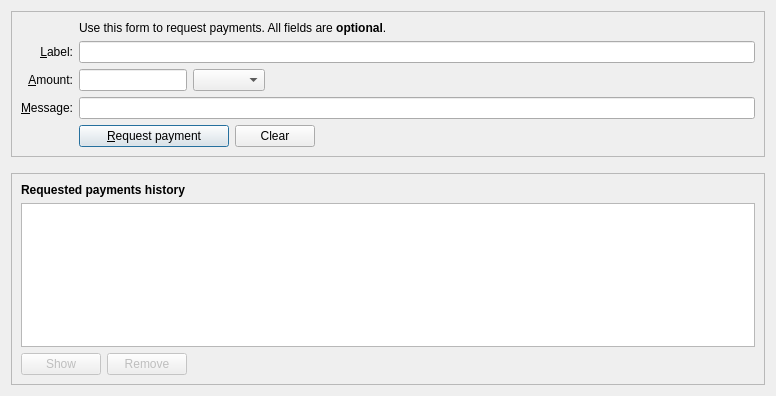
<?xml version="1.0" encoding="UTF-8"?>
<ui version="4.0">
 <class>ReceiveCoinsDialog</class>
 <widget class="QDialog" name="ReceiveCoinsDialog">
  <property name="geometry">
   <rect>
    <x>0</x>
    <y>0</y>
    <width>776</width>
    <height>396</height>
   </rect>
  </property>
  <layout class="QVBoxLayout" name="verticalLayout" stretch="0,0,1">
   <item>
    <widget class="QFrame" name="frame2">
     <property name="sizePolicy">
      <sizepolicy hsizetype="Preferred" vsizetype="Expanding">
       <horstretch>0</horstretch>
       <verstretch>0</verstretch>
      </sizepolicy>
     </property>
     <property name="frameShape">
      <enum>QFrame::StyledPanel</enum>
     </property>
     <property name="frameShadow">
      <enum>QFrame::Sunken</enum>
     </property>
     <layout class="QVBoxLayout" name="verticalLayout_3">
      <item>
       <layout class="QGridLayout" name="gridLayout">
        <item row="5" column="0">
         <widget class="QLabel" name="label">
          <property name="toolTip">
           <string>An optional amount to request. Leave this empty or zero to not request a specific amount.</string>
          </property>
          <property name="text">
           <string>&amp;Amount:</string>
          </property>
          <property name="alignment">
           <set>Qt::AlignRight|Qt::AlignTrailing|Qt::AlignVCenter</set>
          </property>
          <property name="buddy">
           <cstring>reqAmount</cstring>
          </property>
         </widget>
        </item>
        <item row="6" column="0">
         <widget class="QLabel" name="label_3">
          <property name="toolTip">
           <string>An optional message to attach to the payment request, which will be displayed when the request is opened. Note: The message will not be sent with the payment over the BTX network.</string>
          </property>
          <property name="text">
           <string>&amp;Message:</string>
          </property>
          <property name="alignment">
           <set>Qt::AlignRight|Qt::AlignTrailing|Qt::AlignVCenter</set>
          </property>
          <property name="buddy">
           <cstring>reqMessage</cstring>
          </property>
         </widget>
        </item>
        <item row="4" column="2">
         <widget class="QLineEdit" name="reqLabel">
          <property name="toolTip">
           <string>An optional label to associate with the new receiving address (used by you to identify an invoice).  It is also attached to the payment request.</string>
          </property>
         </widget>
        </item>
        <item row="2" column="2">
         <widget class="QLabel" name="label_5">
          <property name="text">
           <string>Use this form to request payments. All fields are &lt;b&gt;optional&lt;/b&gt;.</string>
          </property>
         </widget>
        </item>
        <item row="4" column="0">
         <widget class="QLabel" name="label_2">
          <property name="toolTip">
           <string>An optional label to associate with the new receiving address.</string>
          </property>
          <property name="text">
           <string>&amp;Label:</string>
          </property>
          <property name="alignment">
           <set>Qt::AlignRight|Qt::AlignTrailing|Qt::AlignVCenter</set>
          </property>
          <property name="buddy">
           <cstring>reqLabel</cstring>
          </property>
         </widget>
        </item>
        <item row="6" column="2">
         <widget class="QLineEdit" name="reqMessage">
          <property name="toolTip">
           <string>An optional message that is attached to the payment request and may be displayed to the sender.</string>
          </property>
         </widget>
        </item>
        <item row="7" column="2">
         <layout class="QHBoxLayout" name="horizontalLayout">
          <item>
           <widget class="QPushButton" name="receiveButton">
            <property name="minimumSize">
             <size>
              <width>150</width>
              <height>0</height>
             </size>
            </property>
            <property name="text">
             <string>&amp;Request payment</string>
            </property>
            <property name="icon">
             <iconset resource="../bitcoin.qrc">
              <normaloff>:/icons/receiving_addresses</normaloff>:/icons/receiving_addresses</iconset>
            </property>
            <property name="autoDefault">
             <bool>false</bool>
            </property>
            <property name="default">
             <bool>true</bool>
            </property>
           </widget>
          </item>
          <item>
           <widget class="QPushButton" name="clearButton">
            <property name="sizePolicy">
             <sizepolicy hsizetype="Minimum" vsizetype="Fixed">
              <horstretch>0</horstretch>
              <verstretch>0</verstretch>
             </sizepolicy>
            </property>
            <property name="toolTip">
             <string>Clear all fields of the form.</string>
            </property>
            <property name="text">
             <string>Clear</string>
            </property>
            <property name="icon">
             <iconset resource="../bitcoin.qrc">
              <normaloff>:/icons/remove</normaloff>:/icons/remove</iconset>
            </property>
            <property name="autoDefault">
             <bool>false</bool>
            </property>
           </widget>
          </item>
          <item>
           <spacer name="horizontalSpacer">
            <property name="orientation">
             <enum>Qt::Horizontal</enum>
            </property>
            <property name="sizeHint" stdset="0">
             <size>
              <width>40</width>
              <height>20</height>
             </size>
            </property>
           </spacer>
          </item>
         </layout>
        </item>
        <item row="7" column="0">
         <widget class="QLabel" name="label_7">
          <property name="text">
           <string/>
          </property>
         </widget>
        </item>
        <item row="5" column="2">
         <layout class="QHBoxLayout" name="horizontalLayout_6">
          <item>
           <widget class="BitcoinAmountField" name="reqAmount">
            <property name="sizePolicy">
             <sizepolicy hsizetype="Fixed" vsizetype="Fixed">
              <horstretch>0</horstretch>
              <verstretch>0</verstretch>
             </sizepolicy>
            </property>
            <property name="minimumSize">
             <size>
              <width>80</width>
              <height>0</height>
             </size>
            </property>
            <property name="maximumSize">
             <size>
              <width>1000</width>
              <height>100</height>
             </size>
            </property>
            <property name="toolTip">
             <string>An optional amount to request. Leave this empty or zero to not request a specific amount.</string>
            </property>
           </widget>
          </item>
          <item>
           <widget class="QComboBox" name="addressType">
            <property name="sizePolicy">
             <sizepolicy hsizetype="Fixed" vsizetype="Fixed">
              <horstretch>0</horstretch>
              <verstretch>0</verstretch>
             </sizepolicy>
            </property>
            <property name="maximumSize">
             <size>
              <width>1000</width>
              <height>16777215</height>
             </size>
            </property>
            <property name="focusPolicy">
             <enum>Qt::StrongFocus</enum>
            </property>
           </widget>
          </item>
          <item>
           <spacer name="horizontalSpacer_3">
            <property name="orientation">
             <enum>Qt::Horizontal</enum>
            </property>
            <property name="sizeHint" stdset="0">
             <size>
              <width>0</width>
              <height>0</height>
             </size>
            </property>
           </spacer>
          </item>
         </layout>
        </item>
       </layout>
      </item>
     </layout>
    </widget>
   </item>
   <item>
    <spacer name="verticalSpacer_2">
     <property name="orientation">
      <enum>Qt::Vertical</enum>
     </property>
     <property name="sizeHint" stdset="0">
      <size>
       <width>20</width>
       <height>10</height>
      </size>
     </property>
    </spacer>
   </item>
   <item>
    <widget class="QFrame" name="frame">
     <property name="sizePolicy">
      <sizepolicy hsizetype="Preferred" vsizetype="Expanding">
       <horstretch>0</horstretch>
       <verstretch>0</verstretch>
      </sizepolicy>
     </property>
     <property name="frameShape">
      <enum>QFrame::StyledPanel</enum>
     </property>
     <property name="frameShadow">
      <enum>QFrame::Raised</enum>
     </property>
     <layout class="QVBoxLayout" name="verticalLayout_2">
      <item>
       <widget class="QLabel" name="label_6">
        <property name="font">
         <font>
          <weight>75</weight>
          <bold>true</bold>
         </font>
        </property>
        <property name="text">
         <string>Requested payments history</string>
        </property>
       </widget>
      </item>
      <item>
       <widget class="QTableView" name="recentRequestsView">
        <property name="contextMenuPolicy">
         <enum>Qt::CustomContextMenu</enum>
        </property>
        <property name="tabKeyNavigation">
         <bool>false</bool>
        </property>
        <property name="sortingEnabled">
         <bool>true</bool>
        </property>
       </widget>
      </item>
      <item>
       <layout class="QHBoxLayout" name="horizontalLayout_2">
        <item>
         <widget class="QPushButton" name="showRequestButton">
          <property name="enabled">
           <bool>false</bool>
          </property>
          <property name="toolTip">
           <string>Show the selected request (does the same as double clicking an entry)</string>
          </property>
          <property name="text">
           <string>Show</string>
          </property>
          <property name="icon">
           <iconset resource="../bitcoin.qrc">
            <normaloff>:/icons/eye</normaloff>:/icons/eye</iconset>
          </property>
          <property name="autoDefault">
           <bool>false</bool>
          </property>
         </widget>
        </item>
        <item>
         <widget class="QPushButton" name="removeRequestButton">
          <property name="enabled">
           <bool>false</bool>
          </property>
          <property name="toolTip">
           <string>Remove the selected entries from the list</string>
          </property>
          <property name="text">
           <string>Remove</string>
          </property>
          <property name="icon">
           <iconset resource="../bitcoin.qrc">
            <normaloff>:/icons/remove</normaloff>:/icons/remove</iconset>
          </property>
          <property name="autoDefault">
           <bool>false</bool>
          </property>
         </widget>
        </item>
        <item>
         <spacer name="horizontalSpacer_2">
          <property name="orientation">
           <enum>Qt::Horizontal</enum>
          </property>
          <property name="sizeHint" stdset="0">
           <size>
            <width>40</width>
            <height>20</height>
           </size>
          </property>
         </spacer>
        </item>
       </layout>
      </item>
     </layout>
    </widget>
   </item>
  </layout>
 </widget>
 <customwidgets>
  <customwidget>
   <class>BitcoinAmountField</class>
   <extends>QLineEdit</extends>
   <header>qt/bitcoinamountfield.h</header>
   <container>1</container>
  </customwidget>
 </customwidgets>
 <tabstops>
  <tabstop>reqLabel</tabstop>
  <tabstop>reqAmount</tabstop>
  <tabstop>addressType</tabstop>
  <tabstop>reqMessage</tabstop>
  <tabstop>receiveButton</tabstop>
  <tabstop>clearButton</tabstop>
  <tabstop>recentRequestsView</tabstop>
  <tabstop>showRequestButton</tabstop>
  <tabstop>removeRequestButton</tabstop>
 </tabstops>
 <resources>
  <include location="../bitcoin.qrc"/>
 </resources>
 <connections/>
</ui>
